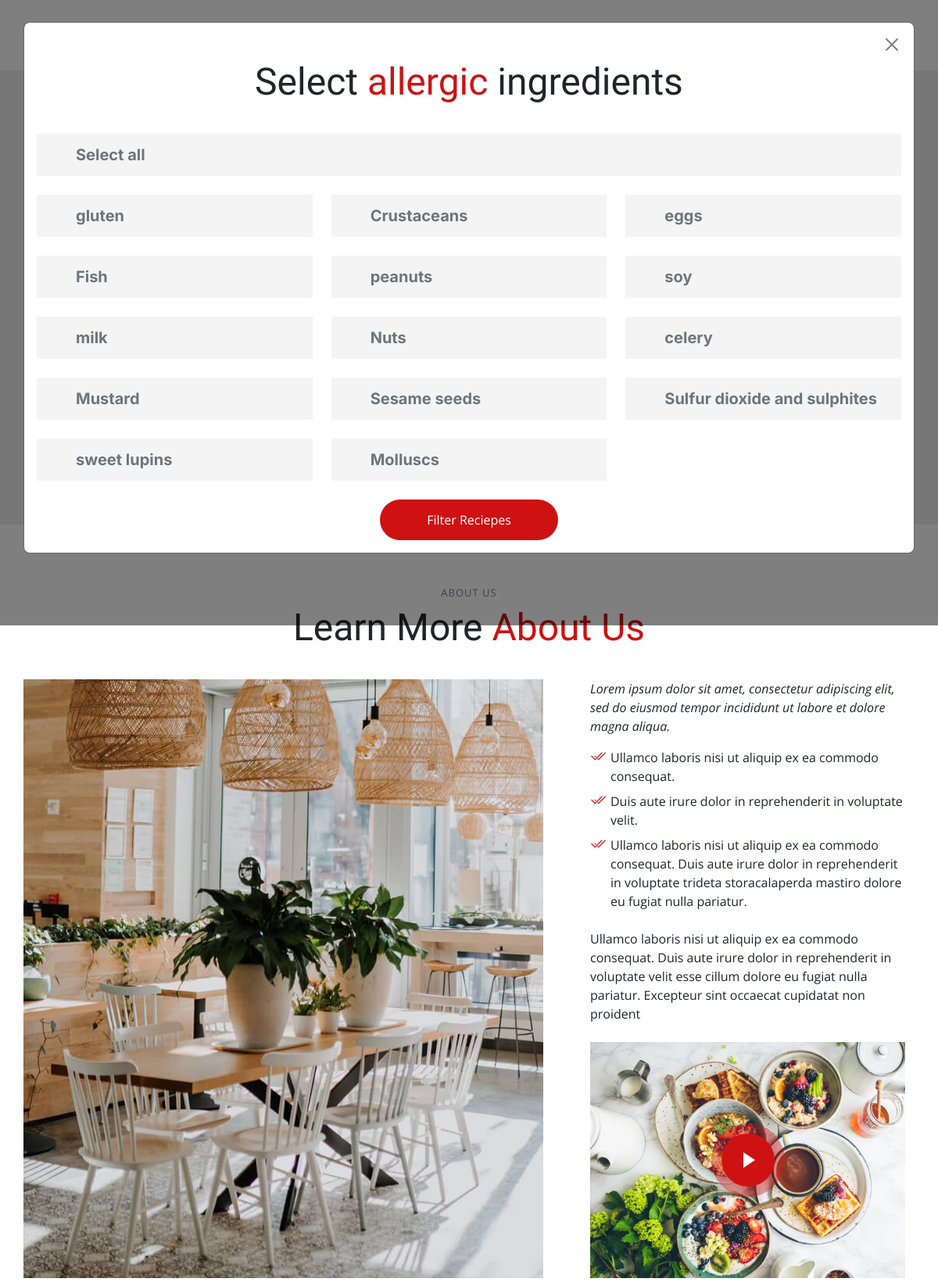
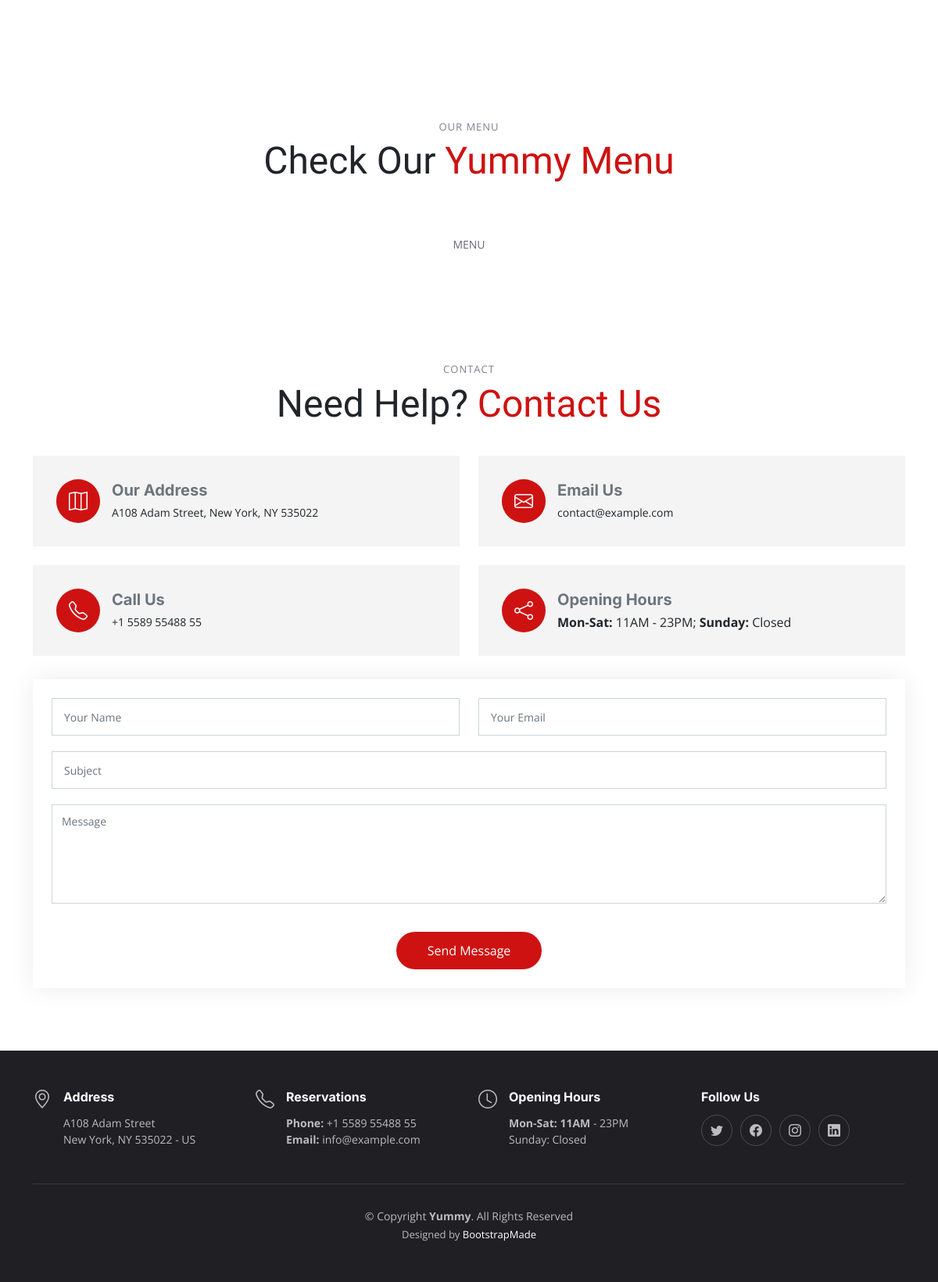
The page / on the database its author committed (2 pictures, top to bottom).
### tables this page shows
CREATE TABLE `ingredients` (
  `id` int NOT NULL AUTO_INCREMENT,
  `name` varchar(500) DEFAULT NULL,
  `energy` float DEFAULT NULL,
  `fat` float DEFAULT NULL,
  `unSaturatedFat` float DEFAULT NULL,
  `carbohydrates` float DEFAULT NULL,
  `sugar` float DEFAULT NULL,
  `protein` float DEFAULT NULL,
  `salt` float DEFAULT NULL,
  `type` varchar(45) DEFAULT NULL,
  PRIMARY KEY (`id`)
);

### index.php (the view, shortened to what this page needs)
<!DOCTYPE html>
<html lang="en">
<head>
    <?php include_once "inc/shared/head.php"; ?>
</head>
<body>
    <?php include_once "partials/data.partial.php"; ?>
    <section id="hero" class="hero d-flex align-items-center section-bg">
        <div class="container">
            <div class="row justify-content-between gy-5">
                <div class="col-lg-5 order-2 order-lg-1 d-flex flex-column justify-content-center align-items-center align-items-lg-start text-center text-lg-start">
                    <h2 data-aos="fade-up">Enjoy Your Healthy<br>Delicious Food</h2>
                    <p data-aos="fade-up" data-aos-delay="100">Sed autem laudantium dolores. Voluptatem itaque ea consequatur eveniet. Eum quas beatae cumque eum quaerat.</p>
                </div>
                <div class="col-lg-5 order-1 order-lg-2 text-center text-lg-start">
                </div>
            </div>
        </div>
    </section>
    <main id="main">
        <section id="about" class="about">
            <div class="container" data-aos="fade-up">
                <div class="section-header">
                    <h2>About Us</h2>
                    <p>Learn More <span>About Us</span></p>
                </div>
                <div class="row gy-4">
                    <div class="col-lg-7 position-relative about-img" style="background-image: url(assets/img/about.jpg) ;" data-aos="fade-up" data-aos-delay="150">
                    </div>
                    <div class="col-lg-5 d-flex align-items-end" data-aos="fade-up" data-aos-delay="300">
                        <div class="content ps-0 ps-lg-5">
                            <p class="fst-italic">
                                Lorem ipsum dolor sit amet, consectetur adipiscing elit, sed do eiusmod tempor incididunt ut labore et dolore
                                magna aliqua.
                            </p>
                            <ul>
                                <li><i class="bi bi-check2-all"></i> Ullamco laboris nisi ut aliquip ex ea commodo consequat.</li>
                                <li><i class="bi bi-check2-all"></i> Duis aute irure dolor in reprehenderit in voluptate velit.</li>
                                <li><i class="bi bi-check2-all"></i> Ullamco laboris nisi ut aliquip ex ea commodo consequat. Duis aute irure dolor in reprehenderit in voluptate trideta storacalaperda mastiro dolore eu fugiat nulla pariatur.</li>
                            </ul>
                            <p>
                                Ullamco laboris nisi ut aliquip ex ea commodo consequat. Duis aute irure dolor in reprehenderit in voluptate
                                velit esse cillum dolore eu fugiat nulla pariatur. Excepteur sint occaecat cupidatat non proident
                            </p>
                            <div class="position-relative mt-4">
                                <img src="assets/img/about-2.jpg" class="img-fluid" alt="">
                                <a href="https://www.youtube.com/watch?v=LXb3EKWsInQ" class="glightbox play-btn"></a>
                            </div>
                        </div>
                    </div>
                </div>
            </div>
        </section>
        <section id="menu" class="menu">
            <div class="container" data-aos="fade-up">
                <div class="section-header">
                    <h2>Our Menu</h2>
                    <p>Check Our <span>Yummy Menu</span></p>
                </div>
                <div class="tab-content" data-aos="fade-up" data-aos-delay="300">
                    <div class="tab-pane fade active show" id="menu-starters">
                        <div class="tab-header text-center">
                            <p>Menu</p>
                        </div>
                    </div>
                </div>
            </div>
        </section>
        <section id="contact" class="contact">
            <div class="container" data-aos="fade-up">
                <div class="section-header">
                    <h2>Contact</h2>
                    <p>Need Help? <span>Contact Us</span></p>
                </div>
                <div class="row gy-4">
                    <div class="col-md-6">
                        <div class="info-item  d-flex align-items-center">
                            <i class="icon bi bi-map flex-shrink-0"></i>
                            <div>
                                <h3>Our Address</h3>
                                <p>A108 Adam Street, New York, NY 535022</p>
                            </div>
                        </div>
                    </div>
                    <div class="col-md-6">
                        <div class="info-item d-flex align-items-center">
                            <i class="icon bi bi-envelope flex-shrink-0"></i>
                            <div>
                                <h3>Email Us</h3>
                                <p>contact@example.com</p>
                            </div>
                        </div>
                    </div>
                    <div class="col-md-6">
                        <div class="info-item  d-flex align-items-center">
                            <i class="icon bi bi-telephone flex-shrink-0"></i>
                            <div>
                                <h3>Call Us</h3>
                                <p>+1 5589 55488 55</p>
                            </div>
                        </div>
                    </div>
                    <div class="col-md-6">
                        <div class="info-item  d-flex align-items-center">
                            <i class="icon bi bi-share flex-shrink-0"></i>
                            <div>
                                <h3>Opening Hours</h3>
                                <div><strong>Mon-Sat:</strong> 11AM - 23PM;
                                    <strong>Sunday:</strong> Closed
                                </div>
                            </div>
                        </div>
                    </div>
                </div>
                <form action="forms/contact.php" method="post" role="form" class="php-email-form p-3 p-md-4">
                    <div class="row">
                        <div class="col-xl-6 form-group">
                            <input type="text" name="name" class="form-control" id="name" placeholder="Your Name" required>
                        </div>
                        <div class="col-xl-6 form-group">
                            <input type="email" class="form-control" name="email" id="email" placeholder="Your Email" required>
                        </div>
                    </div>
                    <div class="form-group">
                        <input type="text" class="form-control" name="subject" id="subject" placeholder="Subject" required>
                    </div>
                    <div class="form-group">
                        <textarea class="form-control" name="message" rows="5" placeholder="Message" required></textarea>
                    </div>
                    <div class="text-center"><button type="submit">Send Message</button></div>
                </form>
            </div>
        </section>
    </main>
    <footer id="footer" class="footer">
        <div class="container">
            <div class="row gy-3">
                <div class="col-lg-3 col-md-6 d-flex">
                    <i class="bi bi-geo-alt icon"></i>
                    <div>
                        <h4>Address</h4>
                        <p>
                            A108 Adam Street <br>
                            New York, NY 535022 - US<br>
                        </p>
                    </div>
                </div>
                <div class="col-lg-3 col-md-6 footer-links d-flex">
                    <i class="bi bi-telephone icon"></i>
                    <div>
                        <h4>Reservations</h4>
                        <p>
                            <strong>Phone:</strong> +1 5589 55488 55<br>
                            <strong>Email:</strong> info@example.com<br>
                        </p>
                    </div>
                </div>
                <div class="col-lg-3 col-md-6 footer-links d-flex">
                    <i class="bi bi-clock icon"></i>
                    <div>
                        <h4>Opening Hours</h4>
                        <p>
                            <strong>Mon-Sat: 11AM</strong> - 23PM<br>
                            Sunday: Closed
                        </p>
                    </div>
                </div>
                <div class="col-lg-3 col-md-6 footer-links">
                    <h4>Follow Us</h4>
                    <div class="social-links d-flex">
                        <a href="#" class="twitter"><i class="bi bi-twitter"></i></a>
                        <a href="#" class="facebook"><i class="bi bi-facebook"></i></a>
                        <a href="#" class="instagram"><i class="bi bi-instagram"></i></a>
                        <a href="#" class="linkedin"><i class="bi bi-linkedin"></i></a>
                    </div>
                </div>
            </div>
        </div>
        <div class="container">
            <div class="copyright">
                &copy; Copyright <strong><span>Yummy</span></strong>. All Rights Reserved
            </div>
            <div class="credits">
                Designed by <a href="https://bootstrapmade.com/">BootstrapMade</a>
            </div>
        </div>
    </footer>
    <div class="modal show" tabindex="-1" id="alergicModal">
        <div class="modal-dialog modal-xl">
            <div class="modal-content">
                <form class="modal-body" id="filter-form">
                    <div class="d-flex justify-content-end">
                        <button type="button" class="btn-close" data-bs-dismiss="modal" aria-label="Close"></button>
                    </div>
                    <div>
                        <div class="section-header">
                            <p>Select <span>allergic</span> ingredients</p>
                        </div>
                        <div class="row gy-4">
                            <div class="col-md-12">
                                <div class="info-item  d-flex align-items-center">
                                    <div class="w-100">
                                        <label class="container">
                                            <h3 class="mb-0">Select all</h3>
                                            <span class="checkmark bi flex-shrink-0"></span>
                                        </label>
                                    </div>
                                </div>
                            </div>
                            <?php $sql = "select * from ingredients where type='allergic'";
                            $result = $conn->query($sql);
                            if ($result && $result->num_rows > 0) {
                                while ($row = $result->fetch_assoc()) {
                            ?>
                                    <div class="col-md-4">
                                        <div class="info-item  d-flex align-items-center">
                                            <div class="w-100">
                                                <label class="container">
                                                    <h3 class="mb-0"><?= $row["name"]; ?></h3>
                                                    <span class="checkmark bi flex-shrink-0"></span>
                                                </label>
                                            </div>
                                        </div>
                                    </div>
                            <?php
                                }
                            }
                            ?>
                            <div class="col-md-12 d-flex justify-content-center">
                                <button type="submit">Filter Reciepes</button>
                            </div>
                        </div>
                    </div>
                </form>
            </div>
        </div>
    </div>
</body>
</html>

### inc/shared/head.php (shortened to what this page needs)
<link href="assets/vendor/bootstrap/css/bootstrap.min.css" rel="stylesheet">
<link href="assets/vendor/bootstrap-icons/bootstrap-icons.css" rel="stylesheet">
<link href="assets/vendor/aos/aos.css" rel="stylesheet">
<link href="assets/vendor/glightbox/css/glightbox.min.css" rel="stylesheet">
<link href="assets/vendor/swiper/swiper-bundle.min.css" rel="stylesheet">
<link rel="stylesheet" href="assets/css/style.css">
<link href="assets/css/main.css" rel="stylesheet">

### partials/data.partial.php (shortened to what this page needs)
<link rel="stylesheet" href="https://cdn.jsdelivr.net/npm/bootstrap-icons@1.10.2/font/bootstrap-icons.css">
<?php include_once "partials/nav.php"; ?>

### partials/nav.php (shortened to what this page needs)
<header id="header" class="header fixed-top d-flex align-items-center">
  <div class="container d-flex align-items-center justify-content-between">
    <a href="index.php" class="logo d-flex align-items-center me-auto me-lg-0">
      <h1>Yummy<span>.</span></h1>
    </a>
  </div>
</header>

### assets/css/style.css (style rules this page uses)
button[type=submit] { background: var(--color-primary); border: 0; padding: 14px 60px; color: #fff; transition: 0.4s; border-radius: 50px !important; }
.form-control { padding: 12px 15px; border-radius: 0; box-shadow: none; font-size: 14px; border-radius: 0; }
.info-item { background: #f4f4f4; padding: 15px; }
.info-item .icon { display: flex; align-items: center; justify-content: center; width: 24px; height: 24px; font-size: 24px; line-height: 0; color: #fff; background: var(--color-primary); border-radius: 50%; margin-right: 15px; }
.info-item h3 { font-size: 20px; color: #6c757d; font-weight: 700; margin: 0 0 5px 0; }
.info-item p { padding: 0; margin: 0; line-height: 24px; font-size: 14px; }
label.container { display: block; position: relative; padding-left: 35px; cursor: pointer; font-size: 22px; -webkit-user-select: none; -moz-user-select: none; -ms-user-select: none; user-select: none; }
.checkmark { position: absolute; top: 0; left: 0; height: 25px; width: 25px; }
.checkmark:after { content: ""; position: absolute; display: none; }
label.container .checkmark:after { display: inline-block; font-family: bootstrap-icons !important; font-style: normal; font-weight: normal !important; font-variant: normal; text-transform: none; line-height: 1; vertical-align: -0.125em; -webkit-font-smoothing: antialiased; }

### rows shown on the page
ingredients: name "gluten"
ingredients: name "Crustaceans"
ingredients: name "eggs"
ingredients: name "Fish"
ingredients: name "peanuts"
ingredients: name "soy"
ingredients: name "milk"
ingredients: name "Nuts"
ingredients: name "celery"
ingredients: name "Mustard"
ingredients: name "Sesame seeds"
ingredients: name "Sulfur dioxide and sulphites"
ingredients: name "sweet lupins"
ingredients: name "Molluscs"
